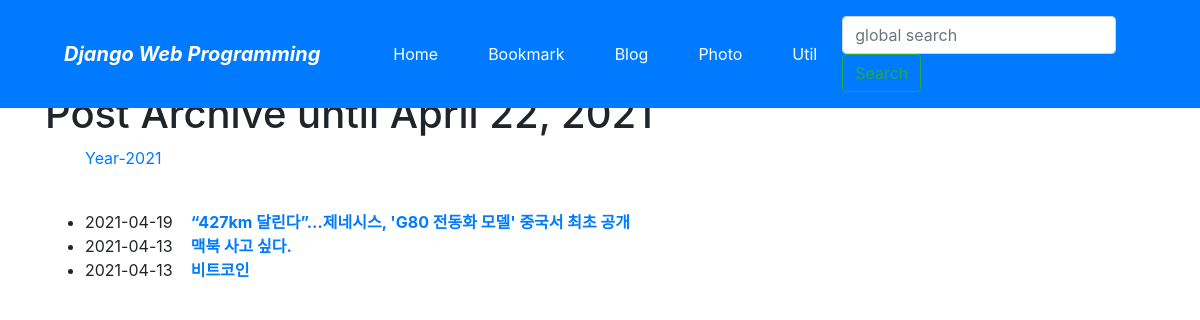
Screenshot of /blog/archive/ with the database file from the repository.
### blog/models.py (models this page shows, shortened)
class Post(models.Model):
    title = models.CharField(verbose_name='TITLE',max_length=50)
    slug = models.SlugField('SLUG',unique=True,allow_unicode=True, help_text='one word for title alias')
    description = models.CharField('DESCRIPTION',max_length=100,blank=True,help_text='simple description text.')
    content = models.TextField('CONTENT')
    create_dt = models.DateTimeField('CREATE DATE', auto_now_add=True)
    modify_dt = models.DateTimeField('MODIFY DATE', auto_now=True)
    class Meta:
        verbose_name = 'post'
        verbose_name_plural = 'posts'
        db_table = 'blog_posts'
        ordering = ('-modify_dt',)
    def get_absolute_url(self):
        return reverse('blog:post_detail', args=(self.slug,))

### blog/views.py (the view)
# urls.py: path('archive/', views.PostAV.as_view(), name='post_archive'),   # /blog/archive   --7
class PostAV(ArchiveIndexView):
    model = Post
    date_field = 'modify_dt'

### blog/templates/blog/post_archive.html (shortened to what this page needs)
{% extends "base.html" %}
{% block content %}
<h1>Post Archive until {% now "N d, Y" %}</h1>
<ul>
    {% for date in date_list %}
    <li style="display: inline;">
        <a href="{% url 'blog:post_year_archive' date|date:'Y' %}">Year{{ date|date:"-Y" }}</a></li>
    {% endfor %}
</ul>
<br/>
<div>
    <ul>
        {% for post in object_list %}
        <li>{{ post.modify_dt|date:"Y-m-d" }}&nbsp;&nbsp;&nbsp;
        <a href="{{ post.get_absolute_url }}"><strong>{{ post.title }}</strong></a> </li>
        {% endfor %}
    </ul>
</div>
{% endblock %}

### rows the page displays
Post: modify_dt "2021-04-19", title "“427km 달린다”…제네시스, 'G80 전동화 모델' 중국서 최초 공개"
Post: modify_dt "2021-04-13", title "맥북 사고 싶다."
Post: modify_dt "2021-04-13", title "비트코인"

### other values shown
{{ date|date:"-Y" }} "-2021"
